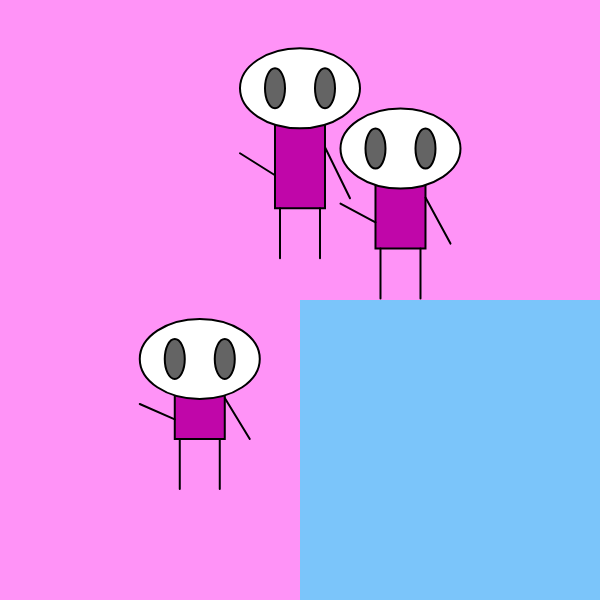
Frame 1 (no input)
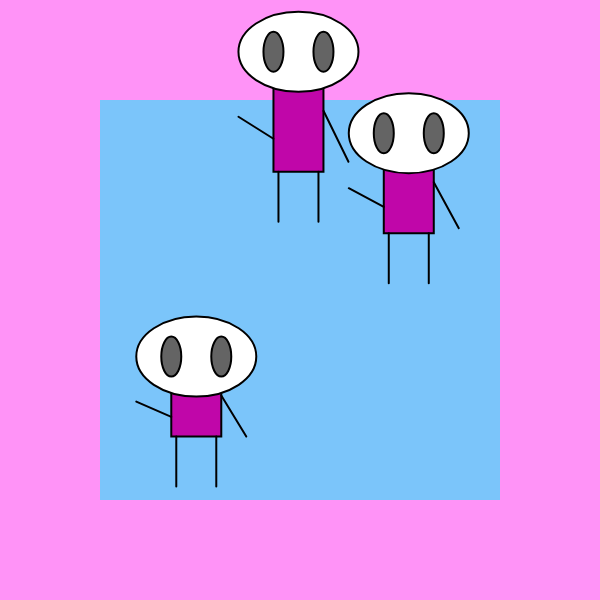
Frame 60 (no input)
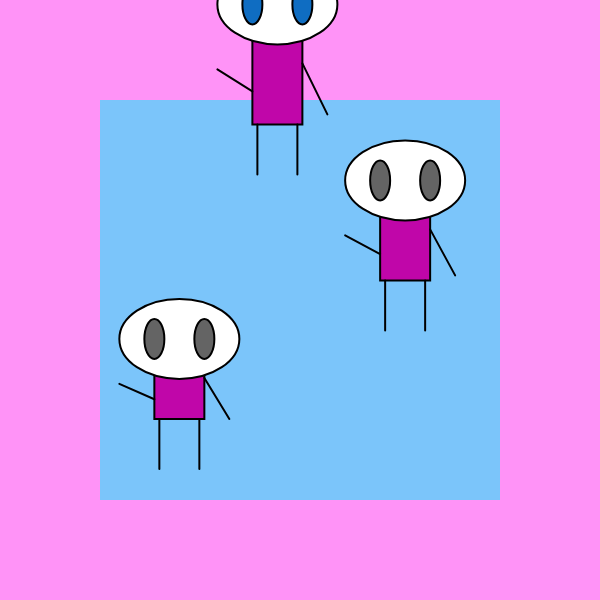
Frame 120 (the mouse pressed at the canvas centre since frame 60)

The p5.js sketch that drew these frames (run headless with seeded random() and noise() and a simulated clock; from frame 60 on, the mouse is pressed at the canvas centre):

// p5.js sketch
// ── sketch.js
var blúbb1, blúbb2, blúbb3;

function setup() {
  createCanvas(600,600);
  blúbb1= new blúbb(200,400,80);
  blúbb2= new blúbb(300,150,120);
  blúbb3= new blúbb(400,200,100);

}

function draw() {
  background(255, 147, 247);
  fill(123,197,250)
  noStroke();
  rect(300,300,400,400)
//hreyfing
blúbb1.move();
blúbb1.show();
blúbb2.move();
blúbb2.show();
blúbb3.move();
blúbb3.show();
}

class blúbb{
constructor(x,y,bukur){
  this.x = x;
  this.y = y;
  this.bukur = bukur;
  this.dir = random(0,2*PI);
  this.speed = random (0,5);
  this. eyeColor = color(100,100,100);
}
//geimveran
show(){
  rectMode(CENTER);
  strokeWeight(2);
  stroke(0);
  // Teiknum búkinn
  fill(192,6,169);
  rect(this.x,this.y,50,this.bukur);
  // Teiknum hausinn
  fill(255);
  ellipse(this.x,this.y- this.bukur/2, 120,80);
  // Teiknum augun
  fill(this.eyeColor);
  ellipse (this.x-25, this.y - this.bukur/2,20,40);
  ellipse (this.x + 25,this.y - this.bukur/2, 20,40);
  // Teiknum fæturna
  line (this.x - 20, this.y + this.bukur/2, this.x - 20, this.y + this.bukur/2 + 50);
  line (this.x + 20, this.y + this.bukur/2, this.x + 20, this.y + this.bukur/2 + 50);
  //hendur
  line(this.x+25, this.y-1,this.x+50, this.y + this.bukur/4+20);
  line(this.x-60, this.y+5,this.x-25, this.y + this.bukur/6+7)

}
move(){
  this.x = this.x + this.speed*cos(this.dir);
  this.y = this.y + this.speed*sin(this.dir);
  this.speed = this.speed/1.05;
  if(this.speed < 0.1){
    this.dir = random(0,2*PI);
    this.speed = random(1,5);
  }
    if (fjarlægð(this.x,this.y,width/2,height/2) > 250){
      this.blink();
      this.dir = atan((this.y - height/2)/(this.x-width/2));
      if(this.x - width/2 > 0){
        this.dir = this.dir + PI;
      }
    }
}

// Velur slembinn lit fyrir augun á zoog.
blink(){
  this.eyeColor = color(random(255), random(255), random(255));
}
}

// Skilar fjarlægðinni á milli punktanna
// (x1,y1) og (x2,y2).
function fjarlægð(x1,y1,x2,y2){
var dist = sqrt((x1 - x2)*(x1 - x2) + (y1 - y2)*(y1 - y2));
  return dist;
}
